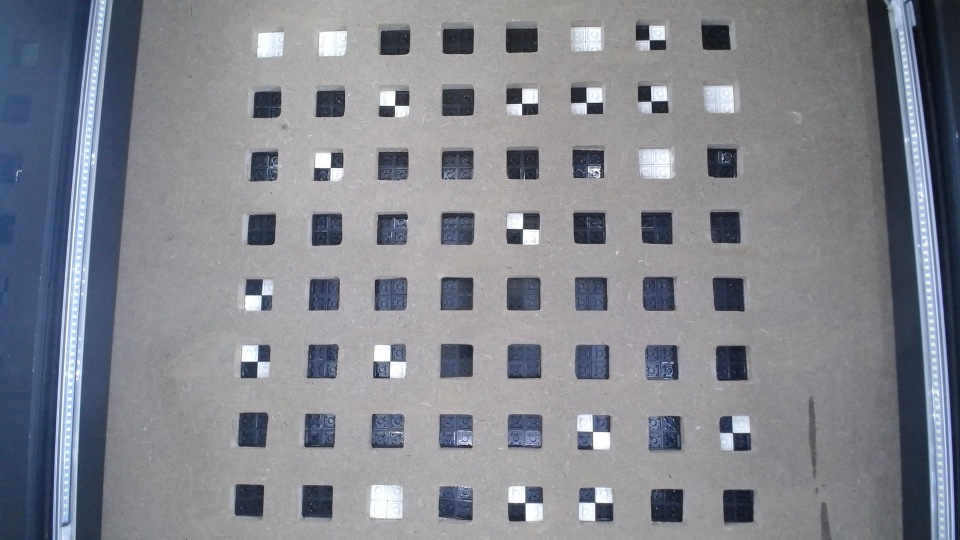
#> input picture Image_processing/data/4.jpg, 1920 x 1080 px (shown at 1/2 size)
$ python grid_calc_pipe.py
#> lines starting #> are read from the running program, lines starting #| are printed output that depends on the picture; after the words box and inside, x2 and y2 are one past the last pixel; in counts of white or black regions, pixels touching at a corner belong together
import skimage.io as skio
from skimage import measure
from skimage.color import rgb2gray
import matplotlib.pyplot as plt
from skimage.filters import gaussian, sobel, threshold_otsu
from scipy.ndimage import binary_closing, binary_fill_holes, label, gaussian_filter
import scipy
from skimage.morphology import disk
import numpy as np
from sklearn.cluster import KMeans
import time

img = skio.imread('data/4.jpg')
#> img is the input picture: shape (1080, 1920, 3); mean R, G, B 130.1, 133.4, 141.9
img_gray_input = rgb2gray(img[:,300:1600])

def index_plus_proche_valeur(liste, valeur_cible):
    distances = [abs(x - valeur_cible) for x in liste]
    index_plus_proche = np.argmin(distances)
    return index_plus_proche

def detect_types(img_gray):
    im_blur = gaussian(img_gray, sigma=5)
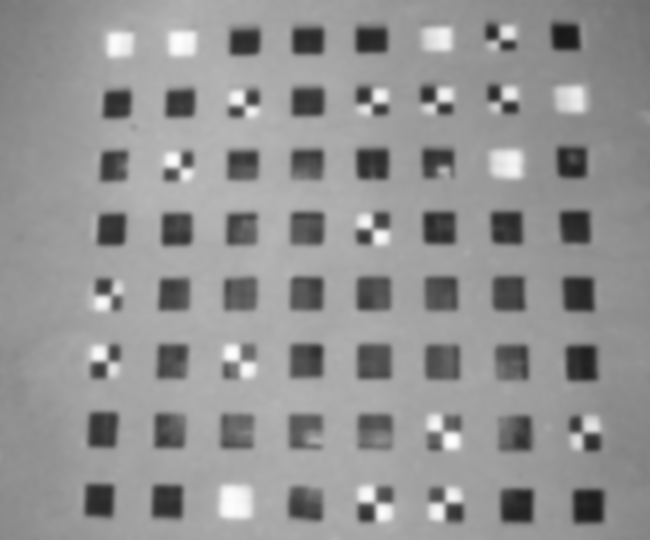
#> im_blur: shape (1080, 1300) float64 (shown at 1/2 size); min 0.0965, max 0.998, mean 0.579
    im_sobel = sobel(im_blur)
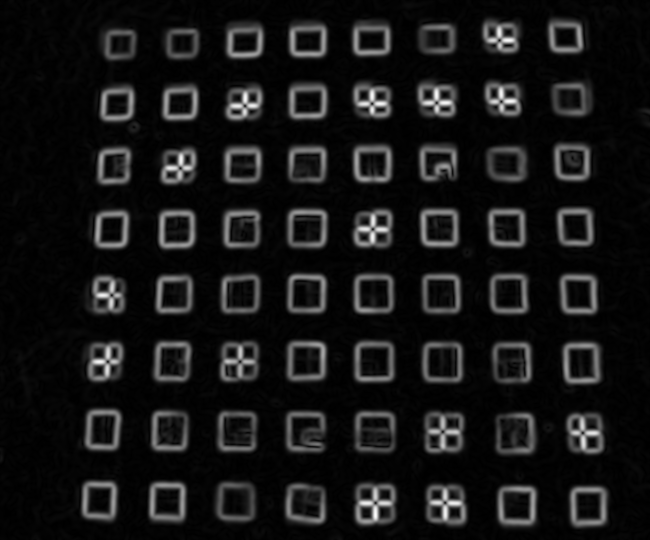
#> im_sobel: shape (1080, 1300) float64 (shown at 1/2 size); min 1.28e-06, max 0.087, mean 0.00732; drawn with min black and max white
    im_sobel = (im_sobel - im_sobel.min()) / (im_sobel.max() - im_sobel.min())
    im_thresh = im_sobel > threshold_otsu(im_sobel)
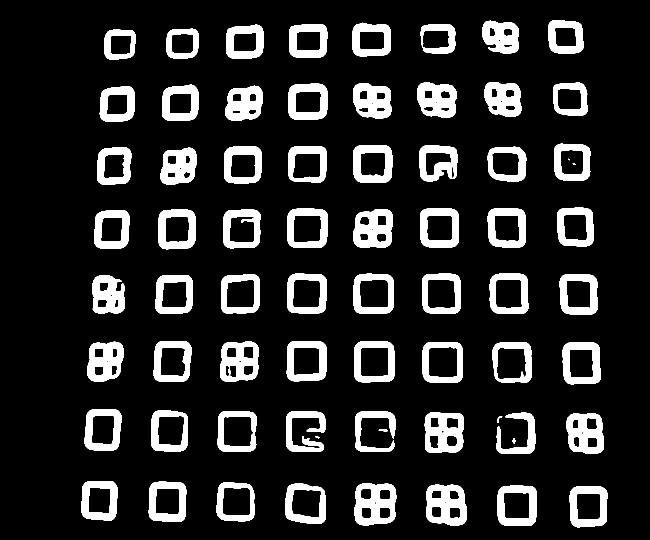
#> im_thresh: shape (1080, 1300) bool (shown at 1/2 size); 14.8% white; 70 white regions (2 under 20 px), largest, box (x1, y1, x2, y2) and area: (709, 967, 793, 1051) 4810, (853, 969, 934, 1051) 4571, (849, 824, 928, 906) 4415
    square_size = 30
    square_structuring_element = np.ones((square_size, square_size), dtype=np.uint8)
    im_closed = binary_closing(im_thresh, structure=square_structuring_element)
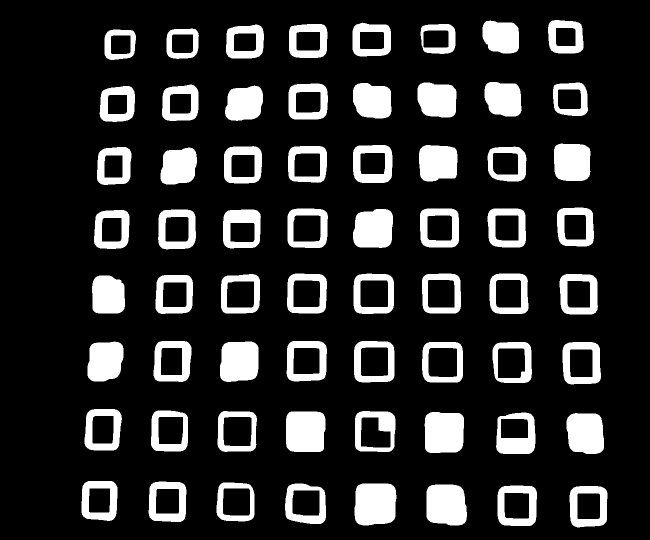
#> im_closed: shape (1080, 1300) bool (shown at 1/2 size); 16.7% white; 64 white regions, largest, box (x1, y1, x2, y2) and area: (709, 967, 793, 1051) 6406, (572, 823, 651, 904) 6076, (849, 824, 928, 906) 6002
    im_filled = binary_fill_holes(im_closed)
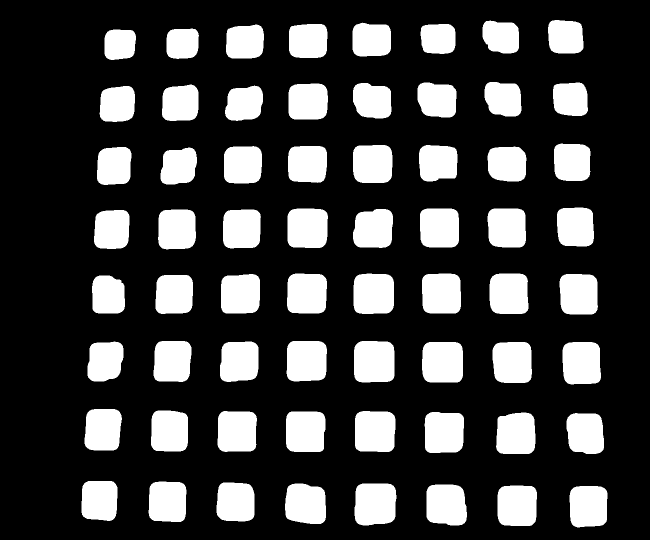
#> im_filled: shape (1080, 1300) bool (shown at 1/2 size); 24.3% white; 64 white regions
    im_labeled, num_feature = label(im_filled)
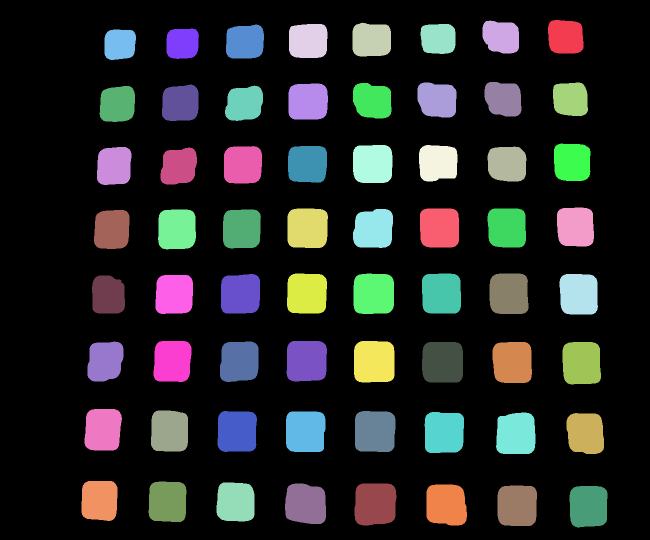
#> im_labeled: shape (1080, 1300) int32 (shown at 1/2 size); 65 distinct labels, from 0 to 64; one colour per label, 0 black
#> num_feature = 64
    region_props = measure.regionprops(im_labeled)
#> region_props = 64 regions; largest, box (x1, y1, x2, y2) and area: (709, 967, 793, 1051) 6406, (708, 682, 789, 765) 6379, (844, 684, 926, 765) 6333, (710, 822, 791, 904) 6253, (707, 547, 788, 628) 6161

    proj_x = np.sum(im_filled, axis=0)
#> proj_x = 1300 values, max 611 at index 733, min 0 at index 0, mean 261.9
    proj_y = np.sum(im_filled, axis=1)
#> proj_y = 1080 values, max 618 at index 1020, min 0 at index 0, mean 315.3
    seuil_x = max(proj_x)/2  # Seuil de détection des créneaux
#> seuil_x = 305.5
    seuil_y = max(proj_y)/2
#> seuil_y = 309
    signal_binaire_x = (proj_x > seuil_x).astype(int)
#> signal_binaire_x = 1300 values, max 1 at index 188, min 0 at index 0, mean 0.439
    signal_binaire_y = (proj_y > seuil_x).astype(int)
#> signal_binaire_y = 1080 values, max 1 at index 50, min 0 at index 0, mean 0.538
    labels_x, num_labels_x = scipy.ndimage.label(signal_binaire_x)
#> labels_x = 1300 values, max 8 at index 1121, min 0 at index 0, mean 2.01; num_labels_x = 8
    labels_y, num_labels_y = scipy.ndimage.label(signal_binaire_y)
#> labels_y = 1080 values, max 8 at index 969, min 0 at index 0, mean 2.52; num_labels_y = 8
    centres_creneaux_x = [np.mean(np.where(labels_x==i)) for i in range(1,num_labels_x+1)]
#> centres_creneaux_x = [218, 350, 481.5, 613.5, 746.5, 881, 1018, 1156]
    centres_creneaux_y = [np.mean(np.where(labels_y==i)) for i in range(1,num_labels_y+1)]
#> centres_creneaux_y = [79.5, 202.5, 328, 456.5, 587.5, 723, 863, 1006.5]

    region_props = measure.regionprops(im_labeled)
    centroids = [region_props[i].centroid for i in range(len(region_props))]
#> centroids = 64 pairs, first value 73.19 to 1012.1, second value 198.8 to 1176.4
    more_close_x = [index_plus_proche_valeur(centres_creneaux_x, centroids[i][1]) for i in range(len(centroids))]
#> in index_plus_proche_valeur, `distances = [abs(x - valeur_cible) for x in liste]`: distances = [912.8, 780.8, 649.3, 517.3, 384.3, 249.8, 112.8, 25.24]
#> in index_plus_proche_valeur, `index_plus_proche = np.argmin(distances)`: index_plus_proche = 7
#> more_close_x = 64 values, max 7 at index 0, min 0 at index 7, mean 3.5
    more_close_y = [index_plus_proche_valeur(centres_creneaux_y, centroids[i][0]) for i in range(len(centroids))]
#> more_close_y = 64 values from 0 to 7
    label_index = []
    for i in range(len(centroids)):
        label_index.append((more_close_x[i],more_close_y[i]))
#> this loop made 64 passes
#> after the loop, label_index = 64 pairs, first value 0 to 7, second value 0 to 7
    matrix_label = np.zeros((8,8))
    for i in range(len(label_index)):
        matrix_label[label_index[i]] = i
    matrix_label = matrix_label.astype(int)
    sigma = 20
    mat_color = np.zeros((8,8))
    for i in range(8):
        for j in range(8):
            # Coordonnées du point d'intérêt (exemple : (y, x))
            point_interet = (round(region_props[matrix_label[j,i]].centroid[0]),round(region_props[matrix_label[j,i]].centroid[1]))
            case = img_gray * (im_labeled==matrix_label[j,i]+1)
            # Créer un masque gaussien 2D
            masque_gaussien = np.zeros_like(case, dtype=float)
            masque_gaussien[point_interet] = 1  # Définir le centre du masque à 1.0
            masque_gaussien = gaussian_filter(masque_gaussien, sigma=sigma)
            # Normaliser le masque gaussien pour qu'il ait des valeurs entre 0 et 1
            masque_gaussien = masque_gaussien / masque_gaussien.max()
            mat_color[i,j] = np.mean(masque_gaussien*case)
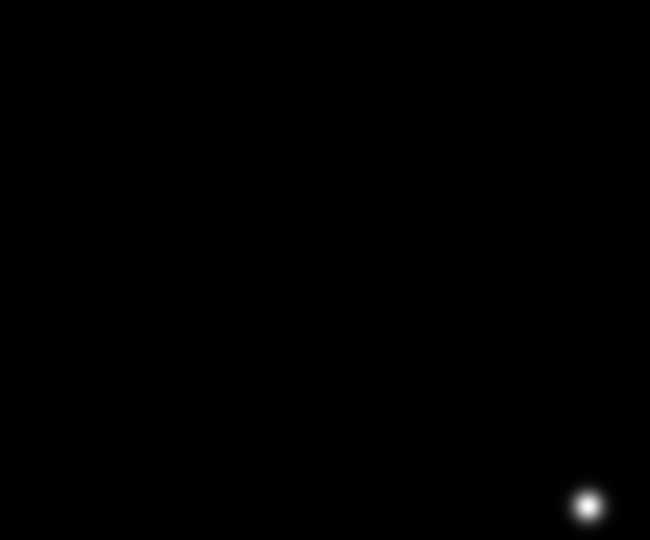
#> masque_gaussien: shape (1080, 1300) float64 (shown at 1/2 size); min 0, max 1, mean 0.00179
    # Redimensionnez la matrice en une seule ligne
    flat_mat = mat_color.flatten()
#> flat_mat = 64 values, max 0.00148 at index 58, min 0.000274 at index 7, mean 0.000652

    # Appliquez K-means clustering en 1D avec 3 clusters (groupes)
    kmeans = KMeans(n_clusters=3)
    labels = kmeans.fit_predict(flat_mat.reshape(-1, 1))
#> labels = 64 values, max 2 at index 2, min 0 at index 6, mean 0.969

    # Redimensionnez les labels pour correspondre à la forme d'origine de la matrice
    labels = labels.reshape(mat_color.shape)

    # Maintenant, "labels" contient les labels associés à chaque case de la matrice.
    return labels
start = time.time()
labels = detect_types(img_gray_input)
end = time.time()
print(labels)
#| [[1 1 2 2 2 1 0 2]
#|  [2 2 1 2 1 1 0 1]
#|  [0 1 0 0 2 0 1 2]
#|  [2 2 0 0 1 2 2 2]
#|  [1 0 0 0 0 0 2 2]
#|  [1 0 1 0 0 0 0 2]
#|  [2 0 0 0 0 1 0 1]
#|  [2 2 1 0 1 1 2 2]]
print(end-start)

plt.figure(figsize=(10, 10))
plt.imshow(img_gray_input, cmap='gray')
plt.show()
